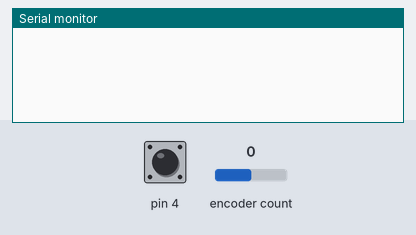
Recording of a sketch running on a simulated Arduino Uno, built with avr-gcc and run on an emulated ATmega328P. Parts: the last lines printed to the serial monitor. Inputs (shaded band) come from the test bench; at power-on: encoder count 0, pin 4 HIGH.

Above: at 1.2 s.
1.3 s: encoder count set to 1
At 2.5 s:
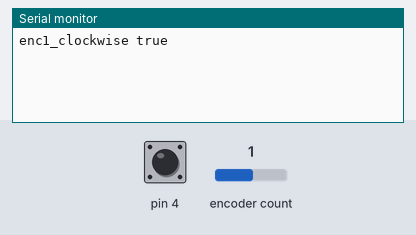
2.8 s: pin 4 pulled LOW for 0.15 s
At 3.4 s:
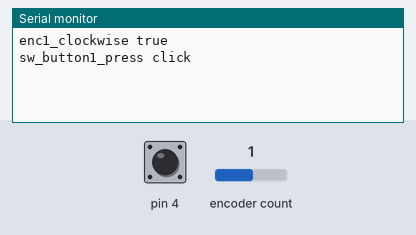
4.4 s: pin 4 pulled LOW for 1 s
At 6.5 s:
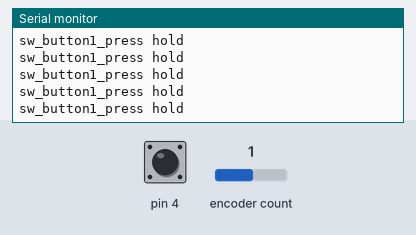
6.9 s: encoder count set to 0
At 8.1 s:
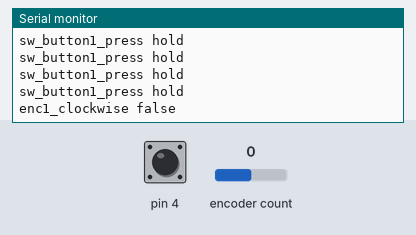
8.4 s: pin 4 driven LOW
At 9.2 s:
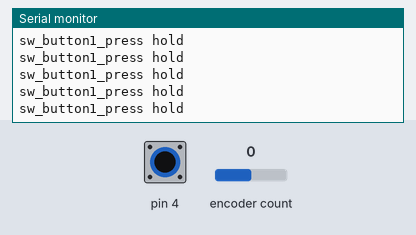

Measured:
- after the input at 1.3 s, the serial monitor: prints a new line at once (image 1)
- after the input at 2.8 s, the serial monitor: prints a new line after 0.15 s (image 2)
- after the input at 4.4 s, the serial monitor: prints a new line after 0.50 s (image 3)
- after the input at 6.9 s, the serial monitor: prints a new line at once (image 4)

The sketch:

sketch.ino
```cpp
#include <EncButton.h>

// Pins config
#define clk_port 16 // D0
#define dt_port 5 // D1
#define sw_port 4 // D2

// Serial config
#define serial_rate 9600
#define sw_button_text "sw_button1_press"
#define enc_text "enc1_clockwise"
#define enc_text_hold "enc1_clockwise_hold"

// Denoize config
#define noize_thresh 5

EncButton<EB_TICK, clk_port, dt_port, sw_port> enc;

int enc_pos = 0;
bool enc_pressed = false;
unsigned long sw_time = 0;
unsigned long enc_time = 0;

bool is_debounce(unsigned long *old) {
  unsigned long cur_time = millis();
  unsigned long timing = cur_time - *old;
  if (timing > noize_thresh) {
    *old = cur_time;
    return false;
  }
  return true;
}

/*void setup() {
  // put your setup code here, to run once:
  Serial.begin(serial_rate);
  pinMode(clk_port, INPUT);
  pinMode(dt_port, INPUT);
  pinMode(sw_port, INPUT);
  enc_pos = digitalRead(clk_port);
  enc_pressed = digitalRead(sw_port);
  Serial.println("Starting...");
}

void loop() {
  // put your main code here, to run repeatedly:
  bool sw_down = digitalRead(sw_port);
  if (sw_down != enc_pressed) {
    if (!is_debounce(&sw_time)) {
      Serial.println(String(sw_button_text) + " " + String(bool(sw_down)));
      enc_pressed = sw_down;
    }
  }
  bool clk_u = digitalRead(clk_port);
  bool dt_u = digitalRead(dt_port);
  if (clk_u != enc_pos) {
    if (!is_debounce(&enc_time)){
      if (dt_u != clk_u) {
        Serial.println(String(enc_text) + " true");
      } else {
        Serial.println(String(enc_text) + " false");
      }
      enc_pos = clk_u;
    }
  }
}*/

void setup() {
  Serial.begin(serial_rate);
}

void loop() {
  enc.tick();

  if (enc.isLeft()) {
    Serial.println(String(enc_text) + " false");
  }

  if (enc.isRight()) {
    Serial.println(String(enc_text) + " true");
  }

  if (enc.isLeftH()) {
    Serial.println(String(enc_text_hold) + " false");
  }

  if (enc.isRightH()) {
    Serial.println(String(enc_text_hold) + " true");
  }

  if (enc.isClick()) {
    Serial.println(String(sw_button_text) + " click");
  }

  if (enc.isHold()) {
    Serial.println(String(sw_button_text) + " hold");
  }
}
```
